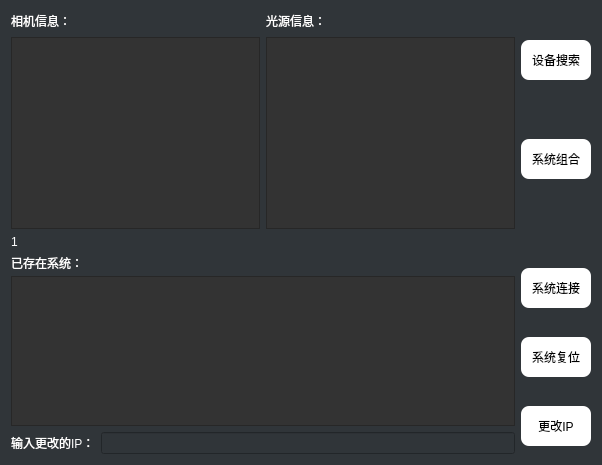
<?xml version="1.0" encoding="UTF-8"?>
<ui version="4.0">
 <class>ins_DeviceConnectClass</class>
 <widget class="QDialog" name="ins_DeviceConnectClass">
  <property name="geometry">
   <rect>
    <x>0</x>
    <y>0</y>
    <width>602</width>
    <height>464</height>
   </rect>
  </property>
  <property name="windowTitle">
   <string>ins_DeviceConnect</string>
  </property>
  <property name="styleSheet">
   <string notr="true">background-color: #303539</string>
  </property>
  <layout class="QGridLayout" name="gridLayout">
   <item row="3" column="0">
    <widget class="QLabel" name="label_4">
     <property name="maximumSize">
      <size>
       <width>250</width>
       <height>15</height>
      </size>
     </property>
     <property name="styleSheet">
      <string notr="true">color: rgb(255, 255, 255);</string>
     </property>
     <property name="text">
      <string>已存在系统：</string>
     </property>
    </widget>
   </item>
   <item row="4" column="0">
    <layout class="QHBoxLayout" name="horizontalLayout_3">
     <property name="spacing">
      <number>0</number>
     </property>
     <item>
      <widget class="QListWidget" name="SystemList">
       <property name="sizePolicy">
        <sizepolicy hsizetype="Preferred" vsizetype="Fixed">
         <horstretch>0</horstretch>
         <verstretch>0</verstretch>
        </sizepolicy>
       </property>
       <property name="maximumSize">
        <size>
         <width>16777215</width>
         <height>150</height>
        </size>
       </property>
       <property name="styleSheet">
        <string notr="true"> background-color: #333333; </string>
       </property>
      </widget>
     </item>
    </layout>
   </item>
   <item row="0" column="0">
    <layout class="QHBoxLayout" name="horizontalLayout">
     <item>
      <widget class="QLabel" name="label">
       <property name="maximumSize">
        <size>
         <width>250</width>
         <height>15</height>
        </size>
       </property>
       <property name="styleSheet">
        <string notr="true">color: rgb(255, 255, 255);</string>
       </property>
       <property name="text">
        <string>相机信息：</string>
       </property>
      </widget>
     </item>
     <item>
      <widget class="QLabel" name="label_2">
       <property name="maximumSize">
        <size>
         <width>250</width>
         <height>15</height>
        </size>
       </property>
       <property name="styleSheet">
        <string notr="true">color: rgb(255, 255, 255);</string>
       </property>
       <property name="text">
        <string>光源信息：</string>
       </property>
      </widget>
     </item>
    </layout>
   </item>
   <item row="1" column="0">
    <layout class="QHBoxLayout" name="horizontalLayout_2">
     <item>
      <widget class="QListWidget" name="CameraList">
       <property name="sizePolicy">
        <sizepolicy hsizetype="Preferred" vsizetype="Fixed">
         <horstretch>0</horstretch>
         <verstretch>0</verstretch>
        </sizepolicy>
       </property>
       <property name="styleSheet">
        <string notr="true"> background-color: #333333; </string>
       </property>
      </widget>
     </item>
     <item>
      <widget class="QListWidget" name="LightList">
       <property name="sizePolicy">
        <sizepolicy hsizetype="Preferred" vsizetype="Fixed">
         <horstretch>0</horstretch>
         <verstretch>0</verstretch>
        </sizepolicy>
       </property>
       <property name="styleSheet">
        <string notr="true"> background-color: #333333; </string>
       </property>
      </widget>
     </item>
    </layout>
   </item>
   <item row="1" column="1" rowspan="5">
    <layout class="QVBoxLayout" name="verticalLayout">
     <item>
      <widget class="QPushButton" name="pushButton">
       <property name="minimumSize">
        <size>
         <width>70</width>
         <height>40</height>
        </size>
       </property>
       <property name="styleSheet">
        <string notr="true">#pushButton
{
border-radius:8px;
color: #000000;
background-color: #ffffff;
 

}

#pushButton::hover
{	
color: #FFFFFF;

background-color: #1781b5;

}

#pushButton::pressed,QPushButton::checked
{
    color: #FFFFFF;
   background-color: #718093;
}</string>
       </property>
       <property name="text">
        <string>设备搜索</string>
       </property>
      </widget>
     </item>
     <item>
      <spacer name="verticalSpacer_3">
       <property name="orientation">
        <enum>Qt::Vertical</enum>
       </property>
       <property name="sizeType">
        <enum>QSizePolicy::Fixed</enum>
       </property>
       <property name="sizeHint" stdset="0">
        <size>
         <width>20</width>
         <height>50</height>
        </size>
       </property>
      </spacer>
     </item>
     <item>
      <widget class="QPushButton" name="pushButton5">
       <property name="minimumSize">
        <size>
         <width>70</width>
         <height>40</height>
        </size>
       </property>
       <property name="styleSheet">
        <string notr="true">#pushButton5
{
border-radius:8px;
color: #000000;
background-color: #ffffff;
 

}

#pushButton5::hover
{	
color: #FFFFFF;

background-color: #1781b5;

}

#pushButton5::pressed,QPushButton::checked
{
    color: #FFFFFF;
   background-color: #718093;
}</string>
       </property>
       <property name="text">
        <string>系统组合</string>
       </property>
      </widget>
     </item>
     <item>
      <spacer name="verticalSpacer_4">
       <property name="orientation">
        <enum>Qt::Vertical</enum>
       </property>
       <property name="sizeType">
        <enum>QSizePolicy::Fixed</enum>
       </property>
       <property name="sizeHint" stdset="0">
        <size>
         <width>20</width>
         <height>80</height>
        </size>
       </property>
      </spacer>
     </item>
     <item>
      <widget class="QPushButton" name="pushButton4">
       <property name="minimumSize">
        <size>
         <width>70</width>
         <height>40</height>
        </size>
       </property>
       <property name="styleSheet">
        <string notr="true">#pushButton4
{
border-radius:8px;
color: #000000;
background-color: #ffffff;
 

}

#pushButton4::hover
{	
color: #FFFFFF;

background-color: #1781b5;

}

#pushButton4::pressed,QPushButton::checked
{
    color: #FFFFFF;
   background-color: #718093;
}</string>
       </property>
       <property name="text">
        <string>系统连接</string>
       </property>
      </widget>
     </item>
     <item>
      <spacer name="verticalSpacer_2">
       <property name="orientation">
        <enum>Qt::Vertical</enum>
       </property>
       <property name="sizeType">
        <enum>QSizePolicy::Fixed</enum>
       </property>
       <property name="sizeHint" stdset="0">
        <size>
         <width>20</width>
         <height>20</height>
        </size>
       </property>
      </spacer>
     </item>
     <item>
      <widget class="QPushButton" name="pushButton5_2">
       <property name="minimumSize">
        <size>
         <width>70</width>
         <height>40</height>
        </size>
       </property>
       <property name="styleSheet">
        <string notr="true">#pushButton5_2
{
border-radius:8px;
color: #000000;
background-color: #ffffff;
 

}

#pushButton5_2::hover
{	
color: #FFFFFF;

background-color: #1781b5;

}

#pushButton5_2::pressed,QPushButton::checked
{
    color: #FFFFFF;
   background-color: #718093;
}</string>
       </property>
       <property name="text">
        <string>系统复位</string>
       </property>
      </widget>
     </item>
     <item>
      <spacer name="verticalSpacer">
       <property name="orientation">
        <enum>Qt::Vertical</enum>
       </property>
       <property name="sizeType">
        <enum>QSizePolicy::Fixed</enum>
       </property>
       <property name="sizeHint" stdset="0">
        <size>
         <width>20</width>
         <height>20</height>
        </size>
       </property>
      </spacer>
     </item>
     <item>
      <widget class="QPushButton" name="pushButton2">
       <property name="minimumSize">
        <size>
         <width>70</width>
         <height>40</height>
        </size>
       </property>
       <property name="styleSheet">
        <string notr="true">#pushButton2
{
border-radius:8px;
color: #000000;
background-color: #ffffff;
 

}

#pushButton2::hover
{	
color: #FFFFFF;

background-color: #1781b5;

}

#pushButton2::pressed,QPushButton::checked
{
    color: #FFFFFF;
   background-color: #718093;
}</string>
       </property>
       <property name="text">
        <string>更改IP</string>
       </property>
      </widget>
     </item>
    </layout>
   </item>
   <item row="0" column="1">
    <spacer name="horizontalSpacer">
     <property name="orientation">
      <enum>Qt::Horizontal</enum>
     </property>
     <property name="sizeHint" stdset="0">
      <size>
       <width>74</width>
       <height>20</height>
      </size>
     </property>
    </spacer>
   </item>
   <item row="5" column="0">
    <layout class="QHBoxLayout" name="horizontalLayout_4">
     <item>
      <widget class="QLabel" name="label_3">
       <property name="maximumSize">
        <size>
         <width>250</width>
         <height>15</height>
        </size>
       </property>
       <property name="styleSheet">
        <string notr="true">color: rgb(255, 255, 255);</string>
       </property>
       <property name="text">
        <string>输入更改的IP：</string>
       </property>
      </widget>
     </item>
     <item>
      <widget class="QLineEdit" name="lineEdit">
       <property name="styleSheet">
        <string notr="true">color: rgb(255, 255, 255);</string>
       </property>
      </widget>
     </item>
    </layout>
   </item>
   <item row="2" column="0">
    <widget class="QLabel" name="searchLabel">
     <property name="styleSheet">
      <string notr="true">color: rgb(255, 255, 255);</string>
     </property>
     <property name="text">
      <string>1</string>
     </property>
    </widget>
   </item>
  </layout>
 </widget>
 <layoutdefault spacing="6" margin="11"/>
 <resources/>
 <connections/>
</ui>
